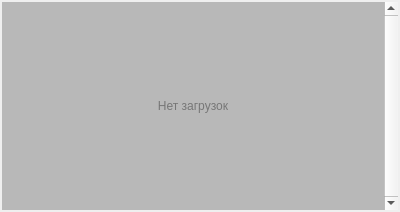
<?xml version="1.0" encoding="UTF-8"?>
<ui version="4.0">
 <class>DownloadManagerWidget</class>
 <widget class="QWidget" name="DownloadManagerWidget">
  <property name="geometry">
   <rect>
    <x>0</x>
    <y>0</y>
    <width>400</width>
    <height>212</height>
   </rect>
  </property>
  <property name="windowTitle">
   <string>Загрузки</string>
  </property>
  <property name="styleSheet">
   <string notr="true">#DownloadManagerWidget {
    background: palette(button)
}</string>
  </property>
  <layout class="QVBoxLayout" name="m_topLevelLayout">
   <property name="sizeConstraint">
    <enum>QLayout::SetNoConstraint</enum>
   </property>
   <property name="leftMargin">
    <number>0</number>
   </property>
   <property name="topMargin">
    <number>0</number>
   </property>
   <property name="rightMargin">
    <number>0</number>
   </property>
   <property name="bottomMargin">
    <number>0</number>
   </property>
   <item>
    <widget class="QScrollArea" name="m_scrollArea">
     <property name="styleSheet">
      <string notr="true">#m_scrollArea {
  margin: 2px;
  border: none;
}</string>
     </property>
     <property name="verticalScrollBarPolicy">
      <enum>Qt::ScrollBarAlwaysOn</enum>
     </property>
     <property name="horizontalScrollBarPolicy">
      <enum>Qt::ScrollBarAlwaysOff</enum>
     </property>
     <property name="widgetResizable">
      <bool>true</bool>
     </property>
     <property name="alignment">
      <set>Qt::AlignLeading|Qt::AlignLeft|Qt::AlignTop</set>
     </property>
     <widget class="QWidget" name="m_items">
      <property name="styleSheet">
       <string notr="true">#m_items {background: palette(mid)}</string>
      </property>
      <layout class="QVBoxLayout" name="m_itemsLayout">
       <property name="spacing">
        <number>2</number>
       </property>
       <property name="leftMargin">
        <number>3</number>
       </property>
       <property name="topMargin">
        <number>3</number>
       </property>
       <property name="rightMargin">
        <number>3</number>
       </property>
       <property name="bottomMargin">
        <number>3</number>
       </property>
       <item>
        <widget class="QLabel" name="m_zeroItemsLabel">
         <property name="sizePolicy">
          <sizepolicy hsizetype="Expanding" vsizetype="Expanding">
           <horstretch>0</horstretch>
           <verstretch>0</verstretch>
          </sizepolicy>
         </property>
         <property name="styleSheet">
          <string notr="true">color: palette(shadow)</string>
         </property>
         <property name="text">
          <string>Нет загрузок</string>
         </property>
         <property name="alignment">
          <set>Qt::AlignCenter</set>
         </property>
        </widget>
       </item>
      </layout>
     </widget>
    </widget>
   </item>
  </layout>
 </widget>
 <resources/>
 <connections/>
</ui>
